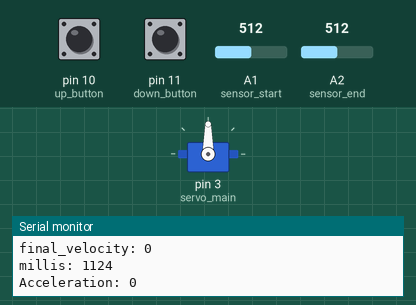
Bench run of a sketch on a simulated Arduino Uno, built with avr-gcc and run on an emulated ATmega328P. On the bench: servo, the last lines printed to the serial monitor. The inputs (shaded band) are chosen by the test bench; at power-on: pin 10 (up_button) HIGH, pin 11 (down_button) HIGH, A1 (sensor_start) = 512, A2 (sensor_end) = 512.

Above: at 1.2 s.
1.3 s: pin 10 (up_button) pulled LOW for 0.15 s
At 2.3 s:
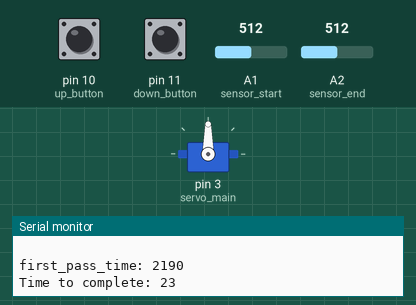
2.9 s: pin 11 (down_button) pulled LOW for 0.15 s
At 3.01 s:
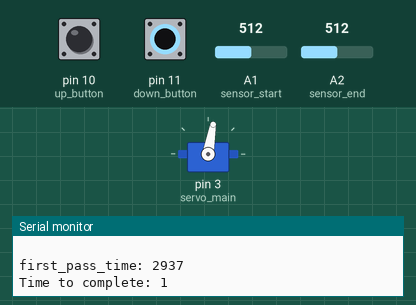
6.0 s: pin 10 (up_button) pulled LOW for 1 s
At 6.8 s:
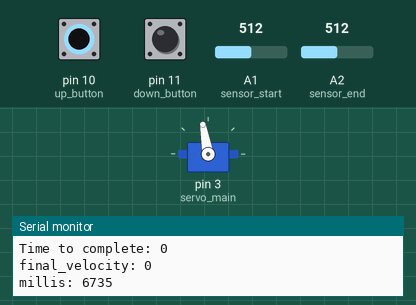
10.0 s: pin 11 (down_button) pulled LOW for 1 s
At 10.4 s:
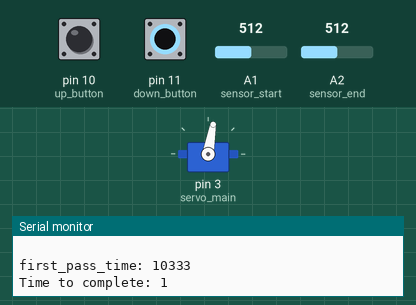
14.0 s: pin 10 (up_button) pulsed LOW 2 times (0.12 s each, 0.3 s apart)
At 14.39 s:
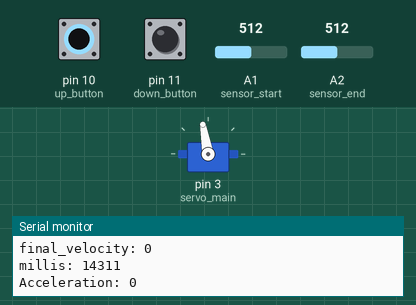
17.6 s: pin 11 (down_button) pulsed LOW 5 times (0.12 s each, 0.3 s apart)
At 19.9 s:
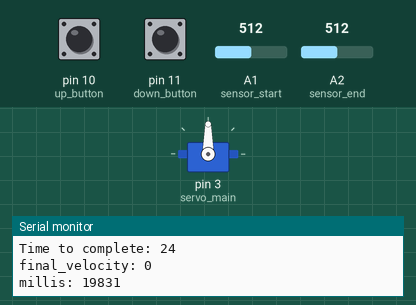
Timing chart, 0 to 21.4 s (numbered marks = the images above; inputs shaded):
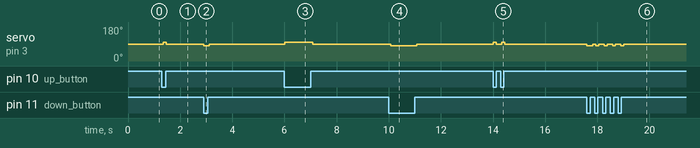

Measured:
- after the input at 1.3 s, servo on pin 3 (servo_main): 90° → 100° after 0.06 s, → 90° 0.11 s later
- after the input at 2.9 s, servo on pin 3 (servo_main): 90° → 80° at once, → 90° 0.22 s later
- after the input at 6.0 s, servo on pin 3 (servo_main): 90° → 100° at once, → 90° 1.1 s later
- after the input at 10.0 s, servo on pin 3 (servo_main): 90° → 80° after 0.08 s, → 90° 1.0 s later
- after the input at 14.0 s, servo on pin 3 (servo_main): alternates 100° for 0.11 s and 90° for 0.21 s, 4 changes in all, then stays 90°, starting at once
- after the input at 17.6 s, servo on pin 3 (servo_main): goes 80° 0.23 s, 90° 0.11 s, 3 × (80° 0.11 s, 90° 0.21 s), 80° 0.11 s, then 90°, starting at once

The sketch:

Tricorder.ino
```cpp
// C++ code
//
#include <Servo.h>

int Start_Sensor = 0;
int End_Sensor = 0;

bool first_pass = false;
unsigned long first_pass_time = 0.0000000;
unsigned long time_to_complete = 0.000000000;
unsigned long final_velocity = 0.000000000;
unsigned long acceleration = 0.000000000;
unsigned long end_pass = 0.000000000;

double servo_speed = 10;
int firstsensor_detection_value = 220;
int secondsensor_detection_value = 80;

int up_button = 10;
int down_button = 11;

int sensor_start = A1;
int sensor_end = A2;

Servo servo_main;

void setup()
{
  // sensor
  pinMode(sensor_start, INPUT);
  pinMode(sensor_end, INPUT);

  // button
  pinMode(up_button, INPUT_PULLUP);
  pinMode(down_button, INPUT_PULLUP);

  //servo
  servo_main.attach(3, 500, 2500);

  Serial.begin(9600);
}

void loop()
{
  Start_Sensor = analogRead(sensor_start);
  End_Sensor = analogRead(sensor_end);

//  Serial.print("Start_Sensor: ");
//  Serial.print(Start_Sensor);
//  Serial.print(", ");
//  Serial.print("End_Sensor: ");
//  Serial.print(End_Sensor);
//  Serial.println(", ");


  if (Start_Sensor > firstsensor_detection_value && !first_pass) {
    Serial.println(' ');
//    Serial.print("Start_Sensor: ");
//    Serial.print(Start_Sensor);
//    Serial.print(", ");

    first_pass = true;
    first_pass_time = millis();
    Serial.print("first_pass_time: ");
    Serial.println(first_pass_time);
  }


  if (first_pass && End_Sensor > secondsensor_detection_value) {
//    Serial.println(' ');
//    Serial.print("End_Sensor: ");
//    Serial.print(End_Sensor);
//    Serial.println(", ");

    first_pass = false;
    end_pass = millis();
    time_to_complete = end_pass - first_pass_time;
    //distance: 7.55
    final_velocity = (15.1L / time_to_complete);
    acceleration = (final_velocity / time_to_complete);

    Serial.print("Time to complete: ");
    Serial.println(time_to_complete);
    Serial.print("final_velocity: ");
    Serial.println(final_velocity);
    Serial.print("millis: ");
    Serial.println(millis());
    Serial.print("Acceleration: ");
    Serial.print(acceleration);
    Serial.println(" ");
  }

  if (digitalRead(up_button) == LOW) {
    servo_main.write(90 + servo_speed);
    delay(30);
  }

  else if (digitalRead(down_button) == LOW) {
    servo_main.write(90 - servo_speed);
    delay(30);
  }

  else{
    servo_main.write(90);
  }


//  Serial.println(servo_pos);
}
```
